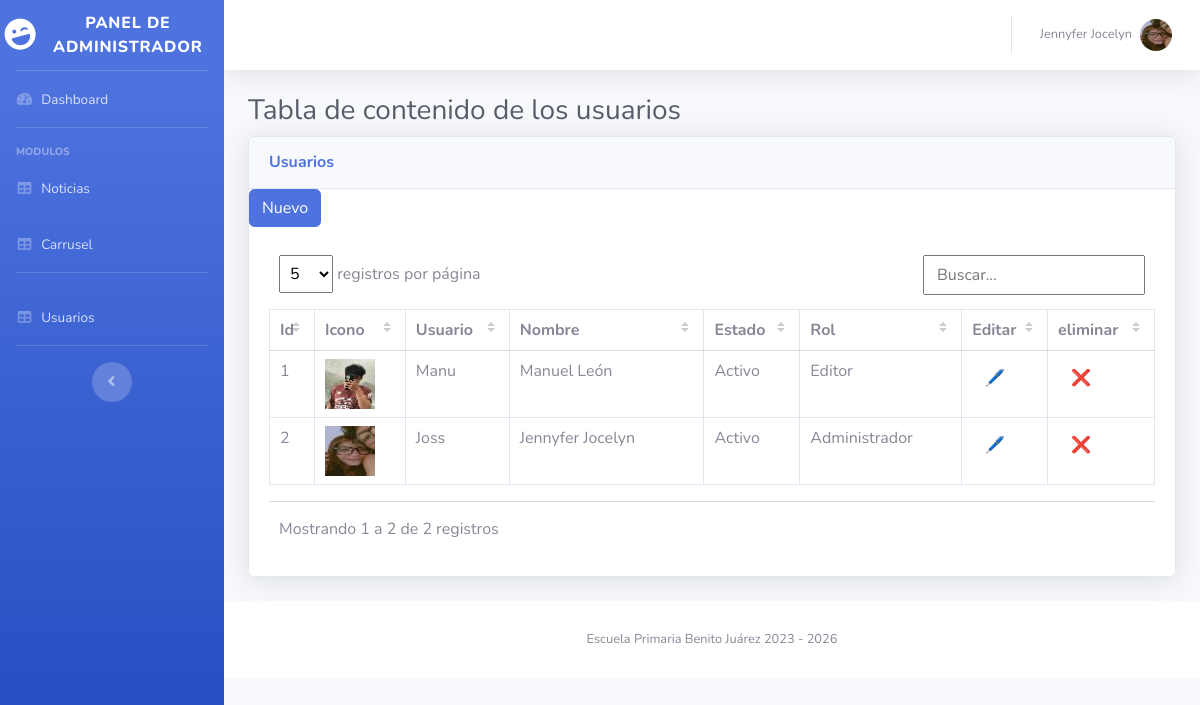
Page /panel/usuarios (signed in) on the committed database.
### tables this page shows
CREATE TABLE `usuarios` (
  `id` int NOT NULL,
  `logo` varchar(50) NOT NULL,
  `usuario` varchar(50) NOT NULL,
  `nombre` varchar(50) NOT NULL,
  `password` varchar(100) NOT NULL,
  `estado` tinyint NOT NULL,
  `rol` tinyint NOT NULL
);

### panel/controladores/plantilla.controlador.php (called while the page is built)
<?php
class ControladorPlantilla{
    public function ctrPlantilla(){
        include "vistas/plantilla.php";
    }
}

### panel/index.php (called while the page is built, shortened)
<?php
    require_once "controladores/plantilla.controlador.php";
    require_once 'controladores/login.controlador.php';
    require_once 'controladores/usuarios.controlador.php';
    require_once 'modelos/usuarios.modelo.php';
    $plantilla = new ControladorPlantilla();
    $plantilla->ctrPlantilla();

### panel/controladores/usuarios.controlador.php (called while the page is built, shortened)
<?php
class ControladorUsuarios
{
    static public function ctrMostrarUsuarios($item)
    {
        $tabla = 'usuarios';
        $respuesta = ModeloUsuarios::mdlMostrarUsuarios($tabla, $item);
        return $respuesta;
    }
}

### panel/modelos/conexion.php (called while the page is built)
<?php
class Conexion
{
    public static function start()
    {
        try {
            return new PDO('mysql:host=localhost;dbname=primaria', 'root', 'root');
        } catch (PDOException $error) {
            die($error->getMessage());
        }
    }
}

### panel/modelos/usuarios.modelo.php (called while the page is built, shortened)
<?php
require_once 'conexion.php';
class ModeloUsuarios
{
    static public function mdlMostrarUsuarios($tabla, $item)
    {
        if ($item != null) {
            $query = Conexion::start()->prepare("SELECT * FROM $tabla
            WHERE id = '$item'");
            $query->execute();
            return $query->fetch();
        } else {
            $query = Conexion::start()->prepare("SELECT * FROM $tabla");
            $query->execute();
            return $query->fetchAll(PDO::FETCH_OBJ);
        }
    }
}

### panel/vistas/modulos/usuarios.php (the view, shortened to what this page needs)
<div class="container-fluid">
    <h1 class="h3 mb-2 text-gray-800">Tabla de contenido de los usuarios</h1>
    <div class="card shadow mb-4">
        <div class="card-header py-3">
            <h6 class="m-0 font-weight-bold text-primary">Usuarios</h6>
        </div>
        <div>
            <button class="btn btn-primary" data-toggle="modal" data-target="#modalAgregarUsuarios">
                Nuevo
            </button>
        </div>
        <div class="card-body">
            <div class="table-responsive">
                <table class="table table-bordered" id="dataTable" width="100%" cellspacing="0">
                    <thead>
                        <tr>
                            <th>Id</th>
                            <th>Icono</th>
                            <th>Usuario</th>
                            <th>Nombre</th>
                            <th>Estado</th>
                            <th>Rol</th>
                            <th>Editar</th>
                            <th>eliminar</th>
                        </tr>
                    </thead>
                    <tbody>
                        <?php
                        $item = null;
                        $datos = ControladorUsuarios::ctrMostrarUsuarios($item);
                        foreach ($datos as $dato):
                        ?>
                            <tr>
                                <td><?= $dato->id ?></th>
                                <td><img src="<?= $dato->logo ?>" width="50px" alt="logo"></th>
                                <td><?= $dato->usuario ?></th>
                                <td><?= $dato->nombre ?></th>
                                <td><?= $dato->estado ? "Activo" : "No activo"; ?></td>
                                <td><?= $dato->rol ? "Administrador" : "Editor"; ?></td>
                                <th><button class="btn btnEditarUsuarios" idUsuario="<?= $dato->id ?>" data-toggle="modal" data-target="#modalEditarUsuarios">🖊</button></th>
                                <th>
                                    <button class="btn btnEliminarUsuario" idUsuario="<?= htmlspecialchars($dato->id) ?>" logoUsuario="<?= htmlspecialchars($dato->logo) ?>">
                                        ❌
                                    </button>
                                </th>
                            </tr>
                        <?php endforeach ?>
                    </tbody>
                </table>
            </div>
        </div>
    </div>
</div>

### panel/vistas/css/dataTable.css (style rules this page uses)
.dataTable-table { max-width:100%;width:100%;border-spacing:0 }
.dataTable-table>tbody>tr>td,.dataTable-table>tbody>tr>th,.dataTable-table>tfoot>tr>td,.dataTable-table>tfoot>tr>th,.dataTable-table>thead>tr>td,.dataTable-table>thead>tr>th { vertical-align:top;padding:8px 10px }
.dataTable-table th,.dataTable-table>tfoot>tr>th,.dataTable-table>thead>tr>th { vertical-align:bottom;text-align:left }
.dataTable-table>thead>tr>th { border-bottom:1px solid #d9d9d9 }

### rows in the picture
usuarios: id "1", logo (picture), usuario "Manu", nombre "Manuel León", estado "Activo", rol "Editor"
usuarios: id "2", logo (picture), usuario "Joss", nombre "Jennyfer Jocelyn", estado "Activo", rol "Administrador"

### other values in the picture
$_SESSION['nombre'] "Jennyfer Jocelyn"
